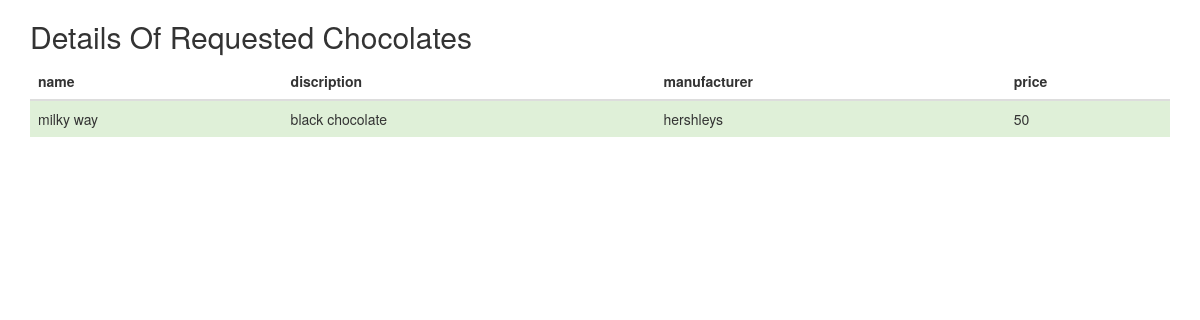
/register/chocolate/info/1/, run on the app's committed database.
### registration/models.py (models this page shows)
class  Chocolate(models.Model):
    id = models.AutoField(primary_key=True)
    name = models.CharField(_('Chocolate Name'),max_length=100,blank=True )
    description = models.CharField(_('Chocolate Description'),max_length=1000,blank=True )
    price =models.IntegerField(_('Chocolate Price'),
                                 validators=[MaxValueValidator(1000), MinValueValidator(0)],
                                 help_text=_('4 digits maximum'), blank=True, null=True)
    manufacturer = models.CharField(_('Chocolate Manufacturer'),max_length=100,blank=True )

### registration/views.py (the view)
# urls.py: url( r'^chocolate/info/(?P<choco_id>\d+)/$', ChocolateDetailsView.as_view(), name="chocolate_info"),
class ChocolateDetailsView(DetailView):
    template_name = "chocolate_detail.html"
    def get_object(self, queryset=None):
        choco_id = self.kwargs['choco_id']
        obj = Chocolate.objects.get(id=choco_id)
        if obj:
            return obj
        else:
            raise Http404("No details Found.")

### registration/templates/chocolate_detail.html (shortened to what this page needs)
<!DOCTYPE html>
<html lang="en">
<head>
  <link rel="stylesheet" href="http://maxcdn.bootstrapcdn.com/bootstrap/3.3.6/css/bootstrap.min.css">
</head>
<body>
<div class="container">
  <h2>Details Of Requested Chocolates</h2>
  <table class="table">
    <thead>
      <tr>
        <th>name</th>
        <th>discription</th>
          <th>manufacturer</th>
        <th>price</th>
      </tr>
    </thead>
    <tbody>
      <tr class="success">
        <td>{{ object.name }}</td>
        <td>{{ object.description}}</td>
          <td>{{object.manufacturer}}</td>
        <td>{{object.price}}</td>
      </tr>
    </tbody>
  </table>
</div>
</body>
</html>

### data on the page
Chocolate: name "milky way", description "black chocolate", manufacturer "hershleys", price "50"
